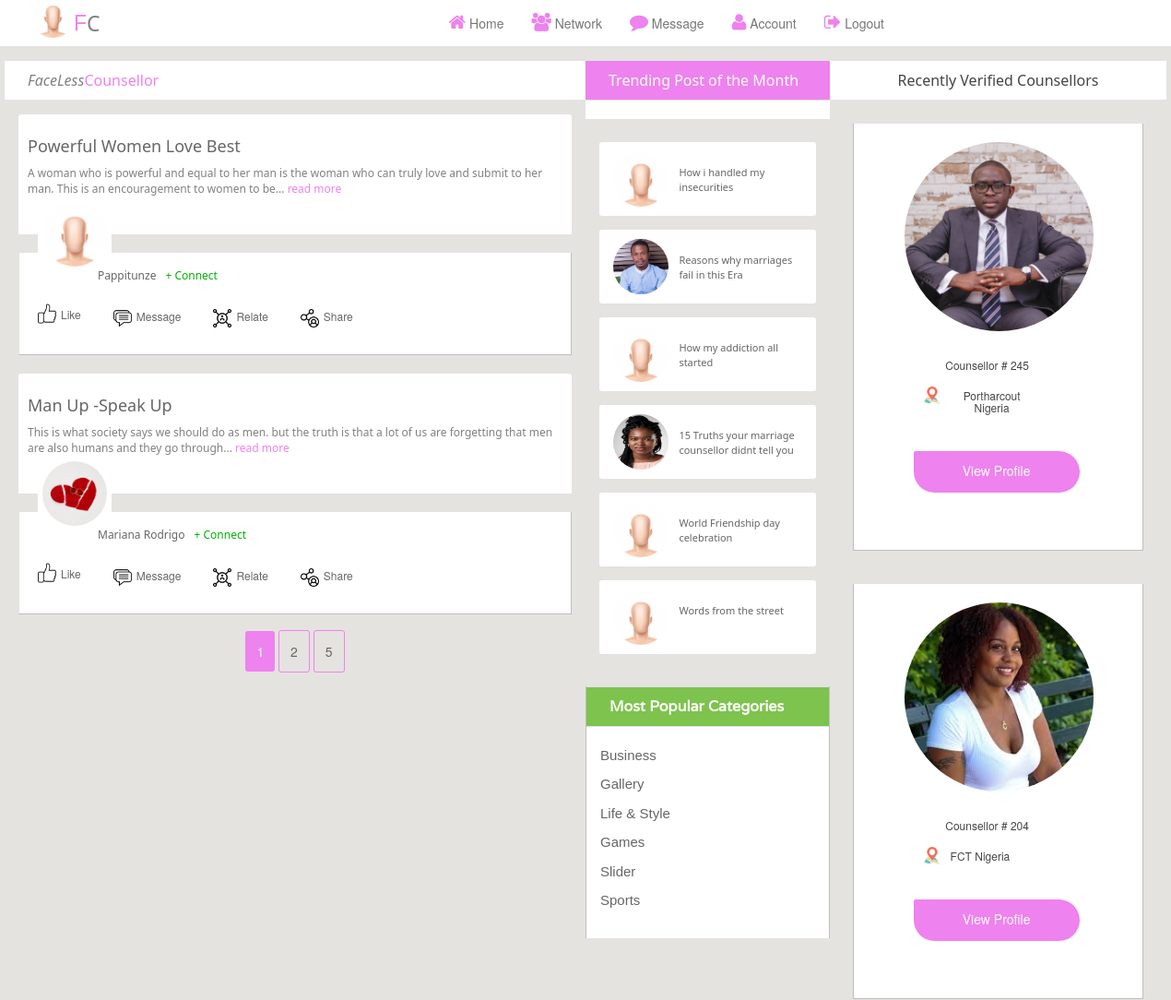
Before: /field (signed in, upper part) with the older database file.
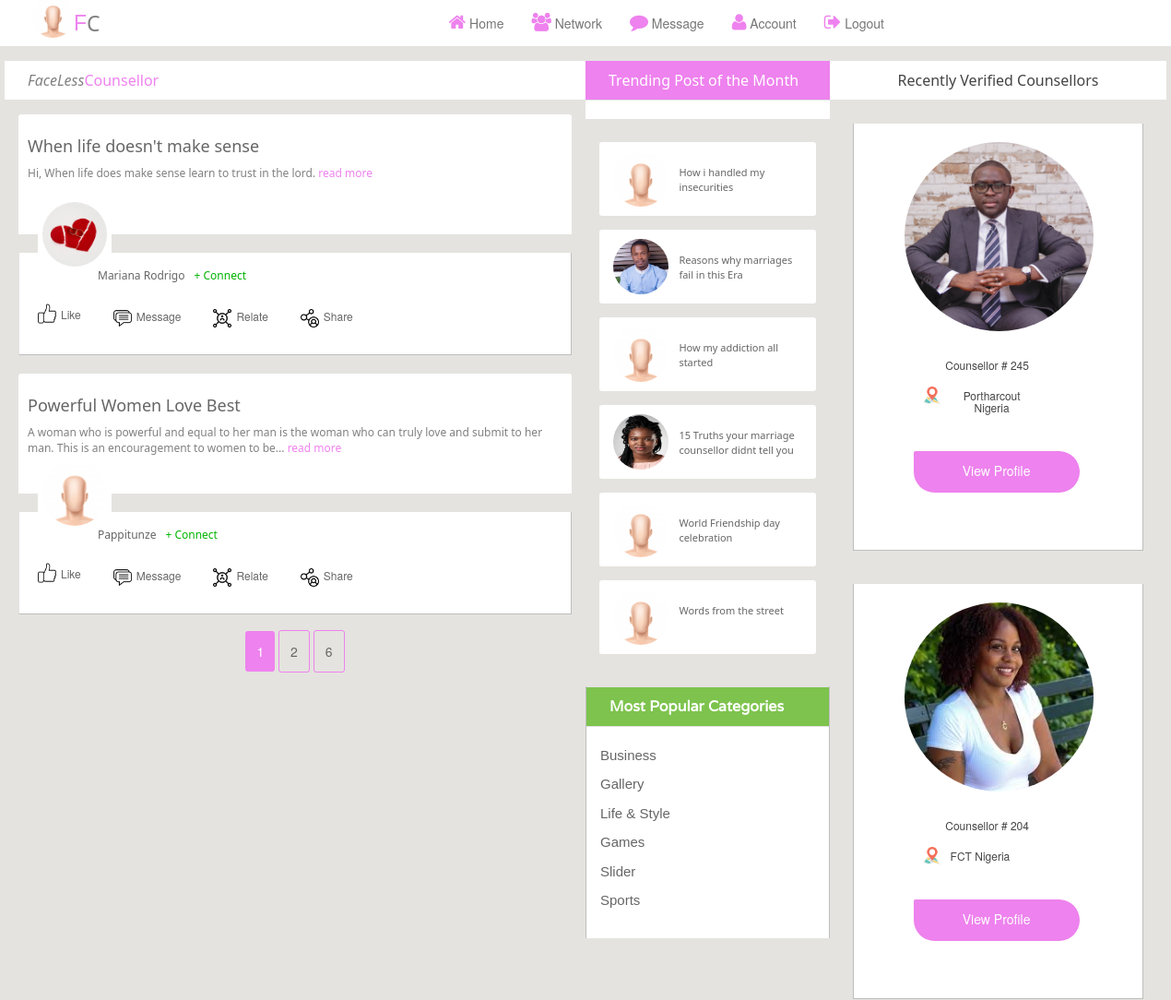
After: the same page with the newer database file.
### fc/models.py (models this page shows)
class Posts(db.Model, UserMixin):
    id = db.Column(db.Integer, primary_key=True)
    poster_username = db.Column(db.String(255), nullable=False)
    poster_email = db.Column(db.String(255), nullable=False)
    poster_img = db.Column(db.String(255), nullable=False)
    post_id = db.Column(db.String(255), nullable=True)
    post_title = db.Column(db.String(255), nullable=True)
    post_desc = db.Column(db.String(255), nullable=True)
    post_img = db.Column(db.String(255), nullable=True)
    post_like = db.Column(db.String(255), nullable=True)
    post_relate = db.Column(db.String(255), nullable=True)
    post_message = db.Column(db.String(255), nullable=True)
    post_trend = db.Column(db.String(255), nullable=True)
    posted_date = db.Column(db.DateTime(), default=datetime.utcnow)
    post_status = db.Column(db.String(255), nullable=True, default= 0)
    completed_at = db.Column(db.DateTime(), default=datetime.utcnow)
    status = db.Column(db.String(255), nullable=True, default= 0)
    active = db.Column(db.Boolean())
    confirmed_at = db.Column(db.DateTime())

class Worker(db.Model, UserMixin):
    id = db.Column(db.Integer, primary_key=True)
    fc_id = db.Column(db.String(255), nullable=False)
    name = db.Column(db.String(255), nullable=False)
    email = db.Column(db.String(255), unique=True, nullable=False)
    phone = db.Column(db.String(255), unique=True, nullable=False)
    role = db.Column(db.String(255), nullable=False)
    gender = db.Column(db.String(255), nullable=False)
    date_of_birth =db.Column(db.String(255), nullable=True)
    country = db.Column(db.String(255), nullable=True)
    city = db.Column(db.String(255), nullable=True)
    age = db.Column(db.String(255), nullable=True)
    about = db.Column(db.String(255), nullable=True)
    id_card = db.Column(db.String(255), nullable=True)
    marrital_status = db.Column(db.String(255), nullable=True)
    education = db.Column(db.String(255), nullable=True)
    religion = db.Column(db.String(255), nullable=True)
    languages = db.Column(db.String(255), nullable=True)
    hobbies = db.Column(db.String(255), nullable=True)
    number_of_jobs = db.Column(db.String(255), nullable=True)
    stars = db.Column(db.String(255), nullable=True)
    fc_image = db.Column(db.String(255), nullable=True, default='default.jpg')
    image = db.Column(db.String(255), nullable=True, default='default.jpg')
    completed_at = db.Column(db.DateTime(), default=datetime.utcnow)
    status = db.Column(db.String(255), nullable=True, default= 0)
    active = db.Column(db.Boolean())
    confirmed_at = db.Column(db.DateTime())

### fc/routes.py (the view)
@app.route('/field', methods=['GET', 'POST'])
@login_required
def field():
  page = request.args.get('page', 1, type=int)
  page1 = request.args.get('page', 1, type=int)
  posts = Posts.query.order_by(Posts.posted_date.desc()).paginate(page = page,  per_page=2)
  workers = Worker.query.order_by(Worker.completed_at.desc())
  return render_template('/field.html', title='field', workers = workers, posts = posts)

### fc/templates/field.html (shortened to what this page needs)
<!DOCTYPE html>
<html>
<head>
<link rel="stylesheet" href="static/field_style/assets/css/bootstrap.min.css">
<link rel="stylesheet" href="static/field_style/assets/css/font-awesome.min.css">
<link rel="stylesheet" href="static/field_style/assets/css/font.css">
<link rel="stylesheet" href="static/field_style/assets/css/animate.css">
<link rel="stylesheet" href="static/field_style/assets/css/structure.css">
</head>
<body>
<header id="header" style="position: fixed;z-index: 9000; background-color: white;">
  <div class="container" >
    <nav class="navbar navbar-default" role="navigation" style="background-color:#ffffff;border:none">
      <div class="container-fluid" style="background-color:#ffffff;border:none">
        <div class="navbar-header" style="background-color:#ffffff;border:none">
          <a class="navbar-brand" href="{{url_for('field')}}" style="display: flex; font-family: Verdana, Geneva, Tahoma, sans-serif;">
            <img class="border-2 shadow-lg" src="/static/field_style/assets/img/mee.jpg" alt="logo" style="width:45px;height:45px; border-radius: 100px;margin-top: -19px;font-family:sans-serif; color:violet" ><span style="color: violet;">F</span><span style="font-weight: 100; color:gray; font-family: system-ui">C</span></a> </div>
        <div id="navbar" class="navbar-collapse collapse">
          <ul class="nav navbar-nav custom_na" style="justify-content: space-between;position: absolute; right:30px;background-color:white;" >
            <li ><a href="{{url_for('home')}}"><i class="fa fa-home" style="color:Violet; font-size: 20px;margin-top:-9px"></i>   Home</a></li>
            <li><a href="#"><i class="fa fa-users" style="color:violet; font-size: 20px;margin-top:-9px"></i> Network</a></li>
            <li><a href="#"><i class="fa fa-comment" style="color:violet; font-size: 20px;margin-top:-9px"></i> Message</a></li>
            <li><a href="{{url_for('profile')}}"><i class="fa fa-user" style="color:violet; font-size: 20px;margin-top:-9px"></i> Account</a></li>
             <li><a href="{{url_for('logout')}}"><i class="fa fa-sign-out" style="color:violet; font-size: 20px;margin-top:-9px"></i> Logout</a></li>
          </ul>
        </div>
      </div>
    </nav>
  </div>
</header>
<section id="contentbody">
  <div class="container">
    <div class="row">
      <div class=" col-sm-12 col-md-6 col-lg-6">
        <div class="row">
          <div class="leftbar_content">
            <h2 style="font-weight: 100;font-family: system-ui;color:grey;font-style: italic;"> FaceLess<span style="font-weight:400; color:violet; font-style: initial;">Counsellor</span></h2>
              {% for post in posts.items  %}
            <div class="single_stuff wow fadeInDown" style="margin-top:-40px">
              <div class=" border-1 shadow-sm" style="background-color: #ffffff; height:130px; margin-top:30px;border-top-right-radius:3px;border-top-left-radius:3px; padding:5px 10px">
                  <h2 style="font-size:18px;font-family: system-ui;font-weight: 300;"><a href="{{url_for('post_detail', post_id = post.id)}}" style="text-decoration: none">{{post.post_title}}</a></h2>
                  <p style="color:grey; font-size:12px;font-family: system-ui;font-weight: 400; text-overflow: ellipsis" >
                  {{ post.post_desc | truncate(150) }}
                  <a href="{{url_for('post_detail', post_id = post.id)}}" style="color:violet; text-decoration: none">read more</a></p>
              </div>
              <div class="single_stuff_img" > <a href="{{url_for('post_detail', post_id = post.id)}}"></a> </div>
              <div class="single_stuff_article" style="background-color: #ffffff;">
                <div class="single_sarticle_inner" style="border-radius: 100px; background-color: #ffffff;padding: 5px 5px;"> <a class="stuff_category" href="{{url_for('user_detail',  email = post.poster_email)}}"><img src="{{url_for('static', filename='user_uploads/' + post.poster_img)}}" style="width:70px;height:70px;border-radius: 100px;"> </a>
                </div>
                <div style=" height:50px;position: absolute; margin: 1px -0px;">
                  <div style="display: flex;left:70px;position:absolute;margin:10px;">
                    <a href="{{url_for('user_detail',  email = post.poster_email)}}" style="padding: 5px 5px; font-size: 12px; font-family: system-ui;font-weight:100;text-decoration: none;text-transform: capitalize;">{{post.poster_username}}</a>
                    <a href="" style="padding: 5px 5px;font-size: 12px;color:#00b300;font-family: system-ui;font-weight:100;text-decoration: none;">+ Connect </a>
    <a style="padding: 5px 5px;font-size: 12px;font-family: system-ui;font-weight:100; margin-right: 30px;text-decoration: none;">{{ momentjs(post.posted_date).fromNow() }} </a>
                  </div>
                    <div style="display: flex;justify-content:space-around; position: relative;top:50px; left:0px">
                     <a href="" style="padding: 5px 15px; font-size: 12px; text-decoration: none;"><img src="" alt=""><img src="/static/field_style/assets/img/like.png" alt="" style="width:30px;height:30px;padding: 4px 5px; margin-top:-5px">Like</a>
                      <a href="" style="padding: 5px 15px;font-size: 12px;text-decoration: none;"><img src="" alt=""><img src="/static/field_style/assets/img/message.png" alt="" style="width:30px;height:30px;padding: 5px 5px">Message </a>
                      <a href="" style="padding: 5px 15px;font-size: 12px;text-decoration: none;"><img src="" alt=""><img src="/static/field_style/assets/img/relations.png" alt="" style="width:30px;height:30px;padding: 5px 5px">Relate </a>
                      <a href="" style="padding: 5px 15px;font-size: 12px;text-decoration: none;"><img src="" alt=""><img src="/static/field_style/assets/img/share.png" alt="" style="width:30px;height:30px;padding: 5px 5px">Share </a>
                   </div>
                </div>
              </div>
            </div>
                {% endfor %}
            <br>
    <center>
                  {% for page_num in posts.iter_pages(left_edge=1, right_edge=1, left_current=1, right_current=2) %}
                      {% if page_num %}
                           {% if posts.page == page_num %}
   <a style="background-color: violet; color:#ffffff; padding: 12px; border-radius:3px; margin-top:0px" href="{{url_for('field', page= page_num )}}">{{page_num}}</a>
                            {% else %}
   <a style="border:1px solid violet; padding: 12px; border-radius:3px; margin-top:0px" href="{{url_for('field', page= page_num )}}">{{page_num}}</a>
                            {% endif %}
                      {% endif %}
                  {% endfor %}
          </center>
          </div>
        </div>
      </div>
      <div class="col-sm-6 col-md-2 col-lg-2">
        <div class="row">
          <div class="middlebar_content">
            <h2 class="violet_bg" style="background-color: violet; font-family: system-ui;font-weight:100">Trending Post of the Month</h2>
            <div class="middlebar_content_inner wow fadeInUp" style="margin-top:20px;border:none; background-color: #e5e3df;">
              <ul class="middlebar_nav " style="background-color: red;">
                <li class="card border-1 shadow-lg" style="border-radius: 3px; background-color: #ffffff;padding:10px 15px">
                   <a class="mbar_thubnail" href="#">
                     <img src="/static/field_style/assets/img/mee.jpg" alt="" style="border-radius: 100px;width: 60px; height:60px;padding-bottom:0px;">
                    </a>
                     <a class="mbar_title" href="#" style="font-family: system-ui;font-size: 11px;padding-top: 10px;font-weight:100;">How i handled my insecurities</a>
                </li>
                <li class="card border-1 shadow-lg" style="border-radius: 3px; background-color: #ffffff;padding:10px 15px">
                  <a class="mbar_thubnail" href="#">
                    <img src="/static/field_style/assets/img/mec013.jpg" alt="" style="border-radius: 100px;width: 60px; height:60px;padding-bottom:0px;">
                   </a>
                    <a class="mbar_title" href="#" style="font-family: system-ui;font-size: 11px;padding-top: 10px;font-weight:100;">Reasons why marriages fail in this Era</a>
                <li class="card border-1 shadow-lg" style="border-radius: 3px; background-color: #ffffff;padding:10px 15px">
              <a class="mbar_thubnail" href="#">
                <img src="/static/field_style/assets/img/mee.jpg" alt="" style="border-radius: 100px;width: 60px; height:60px;padding-bottom:0px;">
               </a>
                <a class="mbar_title" href="#" style="font-family: system-ui;font-size: 11px;padding-top: 10px;font-weight:100;">How my addiction all started</a>
                </li>
              </li>
              <li class="card border-1 shadow-lg" style="border-radius: 3px; background-color: #ffffff;padding:10px 15px">
                <a class="mbar_thubnail" href="#">
                  <img src="/static/field_style/assets/img/girl3.jpg" alt="" style="border-radius: 100px;width: 60px; height:60px;padding-bottom:0px;">
                </a>
                  <a class="mbar_title" href="#" style="font-family: system-ui;font-size: 11px;padding-top: 10px;font-weight:100;">15 Truths your marriage counsellor didnt tell you</a>
            </li>
              <li class="card border-1 shadow-lg" style="border-radius: 3px; background-color: #ffffff;padding:10px 15px">
                  <a class="mbar_thubnail" href="#">
                    <img src="/static/field_style/assets/img/mee.jpg" alt="" style="border-radius: 100px;width: 60px; height:60px;padding-bottom:0px;">
                  </a>
                    <a class="mbar_title" href="#" style="font-family: system-ui;font-size: 11px;padding-top: 10px;font-weight:100;">World Friendship day celebration</a>
              </li>
              <li class="card border-1 shadow-lg" style="border-radius: 3px; background-color: #ffffff;padding:10px 15px">
                <a class="mbar_thubnail" href="#">
                  <img src="/static/field_style/assets/img/mee.jpg" alt="" style="border-radius: 100px;width: 60px; height:60px;padding-bottom:0px;">
                </a>
                  <a class="mbar_title" href="#" style="font-family: system-ui;font-size: 11px;padding-top: 10px;font-weight:100;">Words from the street</a>
              </li>
              </ul>
            </div>
            <div class="popular_categori  wow fadeInUp">
              <h2 class="limeblue_bg">Most Popular Categories</h2>
              <ul class="poplr_catgnva">
                <li><a href="#">Business</a></li>
                <li><a href="#">Gallery</a></li>
                <li><a href="#">Life &amp; Style</a></li>
                <li><a href="#">Games</a></li>
                <li><a href="#">Slider</a></li>
                <li><a href="#">Sports</a></li>
              </ul>
            </div>
          </div>
        </div>
      </div>
      <div class="col-sm-6 col-md-4 col-lg-4">
        <div class="row">
          <div class="rightbar_content">
            <div class="single_blog_sidebar wow fadeInUp">
              <h2 style="text-transform: capitalize;font-family: system-ui;font-weight: 100; text-align: center;">Recently Verified Counsellors</h2>
              <ul class="featured_nav">
              {% for worker in workers %}
                <li>
                  <div class="col-md-6 col-lg-3 border-1 shadow-sm" style="max-width:300px;">
                  <div class="block-pricing border-1 shadow-sm" style="justify-content: center;padding:10px 30px ">
                    <a href="{{url_for('detail', fc_id = worker.id)}}">
                     <img src="{{url_for('static', filename='user_uploads/' + worker.fc_image)}}" style="height:205px; width:205px; margin:10px 10px;border-radius: 100%; object-fit: cover;" alt="About" >
                          </a>
                       <center>
                          <h4 style="font-size:12px; text-align: center; margin:20px 50px;width:100px;">{{worker.role}} # {{worker.fc_id}}</h4>
                          <h4 style="display:flex; font-size:12px;text-align: center; margin: 20px;width:130px;"><img src="/static/field_style/assets/img/locc.png" style="width: 20px; height:20px; margin:-3px 10px"> {{worker.city}}  {{worker.country}}</h4>
                       </center>
                        <div class="table_btn">
                          <a href="{{url_for('detail', fc_id = worker.id)}}" class="btn" style="margin:20px;font-size: 14px; background-color:violet;padding:10px; width:180px; height:45px;color:#ffffff;border-bottom-right-radius: 50px; border-bottom-left-radius:50px; border-top-right-radius:50px; font-weight:100"></i> View Profile</a>
                       </div>
                    </div>
                </div >
                </li>
                {% endfor %}
                    <br>
              </ul>
              <br>
            </div>
          </div>
        </div>
      </div>
    </div>
  </div>
</section>
</body>
</html>

Changed rows visible on the page:
no longer on this page (row unchanged): Posts: post_title "Man Up -Speak Up", post_desc "This is what society says we should do as men. but the truth is that a lot of us are forgetting that men are also humans and they go through...", poster_img (picture), poster_username "Mariana Rodrigo"
added Posts: post_title "When life doesn't make sense", post_desc "Hi, When life does make sense learn to trust in the lord.", poster_img (picture), poster_username "Mariana Rodrigo"
Other visible differences:
new list line: "6"
list line gone: "5"
